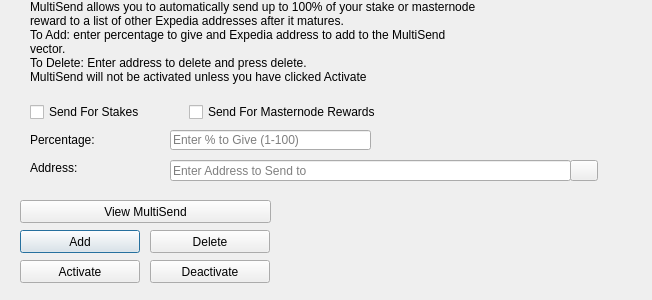
<?xml version="1.0" encoding="UTF-8"?>
<ui version="4.0">
 <class>MultiSendDialog</class>
 <widget class="QDialog" name="MultiSendDialog">
  <property name="windowModality">
   <enum>Qt::NonModal</enum>
  </property>
  <property name="geometry">
   <rect>
    <x>0</x>
    <y>0</y>
    <width>652</width>
    <height>300</height>
   </rect>
  </property>
  <property name="windowTitle">
   <string>MultiSend</string>
  </property>
  <widget class="QLineEdit" name="multiSendPercentEdit">
   <property name="geometry">
    <rect>
     <x>170</x>
     <y>130</y>
     <width>201</width>
     <height>20</height>
    </rect>
   </property>
   <property name="toolTip">
    <string>Enter whole numbers 1 - 100</string>
   </property>
   <property name="placeholderText">
    <string>Enter % to Give (1-100)</string>
   </property>
  </widget>
  <widget class="QLineEdit" name="multiSendAddressEdit">
   <property name="geometry">
    <rect>
     <x>170</x>
     <y>160</y>
     <width>401</width>
     <height>21</height>
    </rect>
   </property>
   <property name="toolTip">
    <string/>
   </property>
   <property name="placeholderText">
    <string>Enter Address to Send to</string>
   </property>
  </widget>
  <widget class="QLabel" name="label_2">
   <property name="geometry">
    <rect>
     <x>30</x>
     <y>0</y>
     <width>451</width>
     <height>121</height>
    </rect>
   </property>
   <property name="lineWidth">
    <number>1</number>
   </property>
   <property name="text">
    <string>MultiSend allows you to automatically send up to 100% of your stake or masternode reward to a list of other Expedia addresses after it matures.
To Add: enter percentage to give and Expedia address to add to the MultiSend vector.
To Delete: Enter address to delete and press delete.
MultiSend will not be activated unless you have clicked Activate</string>
   </property>
   <property name="alignment">
    <set>Qt::AlignLeading|Qt::AlignLeft|Qt::AlignTop</set>
   </property>
   <property name="wordWrap">
    <bool>true</bool>
   </property>
  </widget>
  <widget class="QLabel" name="message">
   <property name="geometry">
    <rect>
     <x>290</x>
     <y>200</y>
     <width>351</width>
     <height>91</height>
    </rect>
   </property>
   <property name="text">
    <string/>
   </property>
  </widget>
  <widget class="QPushButton" name="addButton">
   <property name="geometry">
    <rect>
     <x>20</x>
     <y>230</y>
     <width>120</width>
     <height>23</height>
    </rect>
   </property>
   <property name="toolTip">
    <string/>
   </property>
   <property name="statusTip">
    <string>Add to MultiSend Vector</string>
   </property>
   <property name="text">
    <string>Add</string>
   </property>
  </widget>
  <widget class="QPushButton" name="disableButton">
   <property name="geometry">
    <rect>
     <x>150</x>
     <y>260</y>
     <width>120</width>
     <height>23</height>
    </rect>
   </property>
   <property name="statusTip">
    <string>Deactivate MultiSend</string>
   </property>
   <property name="text">
    <string>Deactivate</string>
   </property>
  </widget>
  <widget class="QPushButton" name="addressBookButton">
   <property name="geometry">
    <rect>
     <x>570</x>
     <y>160</y>
     <width>28</width>
     <height>21</height>
    </rect>
   </property>
   <property name="toolTip">
    <string>Choose an address from the address book</string>
   </property>
   <property name="text">
    <string/>
   </property>
   <property name="icon">
    <iconset resource="../expedia.qrc">
     <normaloff>:/icons/address-book</normaloff>:/icons/address-book</iconset>
   </property>
   <property name="shortcut">
    <string>Alt+A</string>
   </property>
   <property name="autoDefault">
    <bool>false</bool>
   </property>
  </widget>
  <widget class="QLabel" name="label">
   <property name="geometry">
    <rect>
     <x>30</x>
     <y>130</y>
     <width>121</width>
     <height>20</height>
    </rect>
   </property>
   <property name="toolTip">
    <string>Percentage of stake to send</string>
   </property>
   <property name="text">
    <string>Percentage:</string>
   </property>
  </widget>
  <widget class="QLabel" name="label_5">
   <property name="geometry">
    <rect>
     <x>30</x>
     <y>160</y>
     <width>111</width>
     <height>16</height>
    </rect>
   </property>
   <property name="toolTip">
    <string>Address to send portion of stake to</string>
   </property>
   <property name="text">
    <string>Address:</string>
   </property>
  </widget>
  <widget class="QPushButton" name="deleteButton">
   <property name="geometry">
    <rect>
     <x>150</x>
     <y>230</y>
     <width>120</width>
     <height>23</height>
    </rect>
   </property>
   <property name="toolTip">
    <string/>
   </property>
   <property name="statusTip">
    <string>Delete Address From MultiSend Vector</string>
   </property>
   <property name="text">
    <string>Delete</string>
   </property>
  </widget>
  <widget class="QPushButton" name="activateButton">
   <property name="geometry">
    <rect>
     <x>20</x>
     <y>260</y>
     <width>120</width>
     <height>23</height>
    </rect>
   </property>
   <property name="statusTip">
    <string>Activate MultiSend</string>
   </property>
   <property name="text">
    <string>Activate</string>
   </property>
  </widget>
  <widget class="QPushButton" name="viewButton">
   <property name="geometry">
    <rect>
     <x>20</x>
     <y>200</y>
     <width>251</width>
     <height>23</height>
    </rect>
   </property>
   <property name="toolTip">
    <string/>
   </property>
   <property name="statusTip">
    <string>View MultiSend Vector</string>
   </property>
   <property name="text">
    <string>View MultiSend</string>
   </property>
  </widget>
  <widget class="QWidget" name="horizontalLayoutWidget">
   <property name="geometry">
    <rect>
     <x>30</x>
     <y>100</y>
     <width>351</width>
     <height>24</height>
    </rect>
   </property>
   <layout class="QHBoxLayout" name="horizontalLayout">
    <item>
     <widget class="QCheckBox" name="multiSendStakeCheckBox">
      <property name="text">
       <string>Send For Stakes</string>
      </property>
     </widget>
    </item>
    <item>
     <widget class="QCheckBox" name="multiSendMasternodeCheckBox">
      <property name="text">
       <string>Send For Masternode Rewards</string>
      </property>
     </widget>
    </item>
   </layout>
  </widget>
 </widget>
 <resources>
  <include location="../expedia.qrc"/>
 </resources>
 <connections/>
</ui>
